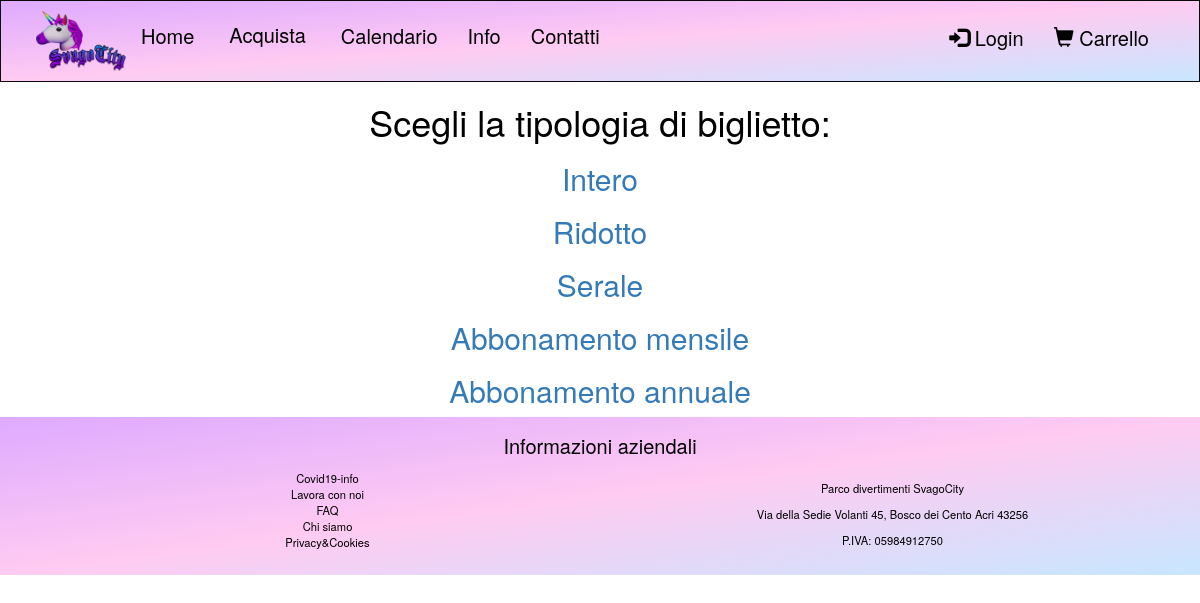
Page /biglietti.php on the committed database.
### tables this page shows
CREATE TABLE `biglietto` (
  `idBiglietto` int(100) NOT NULL,
  `tipologiaBiglietto` varchar(100) NOT NULL,
  `prezzoBiglietto` int(100) NOT NULL
);

### biglietti.php (called while the page is built)
<?php
    require_once("bootstrap.php");
    $templateParams["titolo"] = "SvagoCity - Biglietti";
    $templateParams["biglietto"] = $dbh->getTickets();
    $templateParams["nome"] = "lista-biglietti.php";
    require("template/base.php");
?>

### db/database.php (called while the page is built, shortened)
<?php
class DatabaseHelper{
    private $db;
    public function __construct($servername, $username, $password, $dbname, $port){
        $this->db = new mysqli($servername, $username, $password, $dbname, $port);
    }
    public function getTickets(){
        $stmn = $this->db->prepare("SELECT idBiglietto, tipologiaBiglietto
        FROM biglietto");
        $stmn->execute();
        $result = $stmn->get_result();
        return $result->fetch_all(MYSQLI_ASSOC);
    }
}
?>

### bootstrap.php (called while the page is built, shortened)
<?php
    require_once("db/database.php");
    $dbh = new DatabaseHelper("localhost", "root", "", "svagocity", 3306);
    require_once("utils/functions.php")
?>

### template/lista-biglietti.php (the view)
<div class="text-center">
<h1>Scegli la tipologia di biglietto:</h1>
<?php foreach($templateParams["biglietto"] as $ticket):
    $idBiglietto = $ticket["idBiglietto"];
?>
<h2>
    <a href="acquisto-biglietto.php?id=<?php echo "$idBiglietto";?>"><?php echo $ticket["tipologiaBiglietto"]?></a>
</h2>
<?php endforeach; ?>
</div>

### css/style.css (style rules this page uses)
* { color:black; }

### rows in the picture
biglietto: tipologiaBiglietto "Intero"
biglietto: tipologiaBiglietto "Ridotto"
biglietto: tipologiaBiglietto "Serale"
biglietto: tipologiaBiglietto "Abbonamento mensile"
biglietto: tipologiaBiglietto "Abbonamento annuale"

### other values in the picture
LOG "Login"
